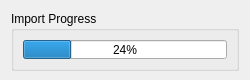
<?xml version="1.0" encoding="UTF-8"?>
<ui version="4.0">
 <class>Dialog</class>
 <widget class="QDialog" name="Dialog">
  <property name="windowModality">
   <enum>Qt::WindowModal</enum>
  </property>
  <property name="geometry">
   <rect>
    <x>0</x>
    <y>0</y>
    <width>250</width>
    <height>80</height>
   </rect>
  </property>
  <property name="sizePolicy">
   <sizepolicy hsizetype="Preferred" vsizetype="Expanding">
    <horstretch>2</horstretch>
    <verstretch>0</verstretch>
   </sizepolicy>
  </property>
  <property name="minimumSize">
   <size>
    <width>250</width>
    <height>80</height>
   </size>
  </property>
  <property name="maximumSize">
   <size>
    <width>250</width>
    <height>80</height>
   </size>
  </property>
  <property name="contextMenuPolicy">
   <enum>Qt::NoContextMenu</enum>
  </property>
  <property name="windowTitle">
   <string>Settings</string>
  </property>
  <property name="windowIcon">
   <iconset resource="../../resources/resources.qrc">
    <normaloff>:/icons/settings.png</normaloff>:/icons/settings.png</iconset>
  </property>
  <property name="modal">
   <bool>true</bool>
  </property>
  <layout class="QVBoxLayout" name="verticalLayout">
   <item>
    <widget class="QGroupBox" name="groupBox">
     <property name="sizePolicy">
      <sizepolicy hsizetype="Preferred" vsizetype="Expanding">
       <horstretch>0</horstretch>
       <verstretch>0</verstretch>
      </sizepolicy>
     </property>
     <property name="minimumSize">
      <size>
       <width>0</width>
       <height>60</height>
      </size>
     </property>
     <property name="maximumSize">
      <size>
       <width>400</width>
       <height>125</height>
      </size>
     </property>
     <property name="title">
      <string>Import Progress</string>
     </property>
     <layout class="QGridLayout" name="gridLayout">
      <item row="0" column="0">
       <widget class="QProgressBar" name="progressBar">
        <property name="value">
         <number>24</number>
        </property>
       </widget>
      </item>
     </layout>
    </widget>
   </item>
  </layout>
 </widget>
 <resources>
  <include location="../../resources/resources.qrc"/>
 </resources>
 <connections/>
</ui>
